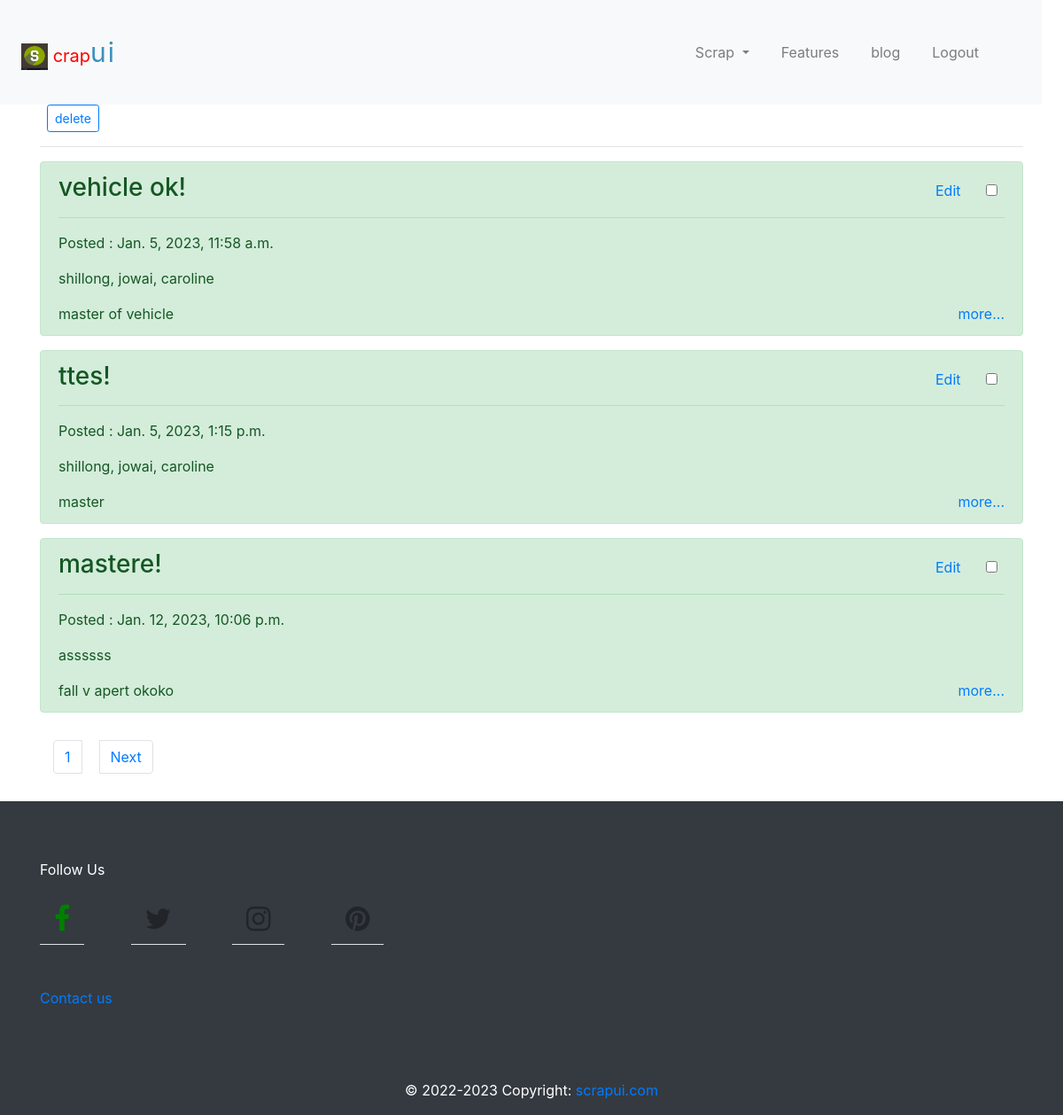
Page /listscrap/ (signed in) on the earlier database version.
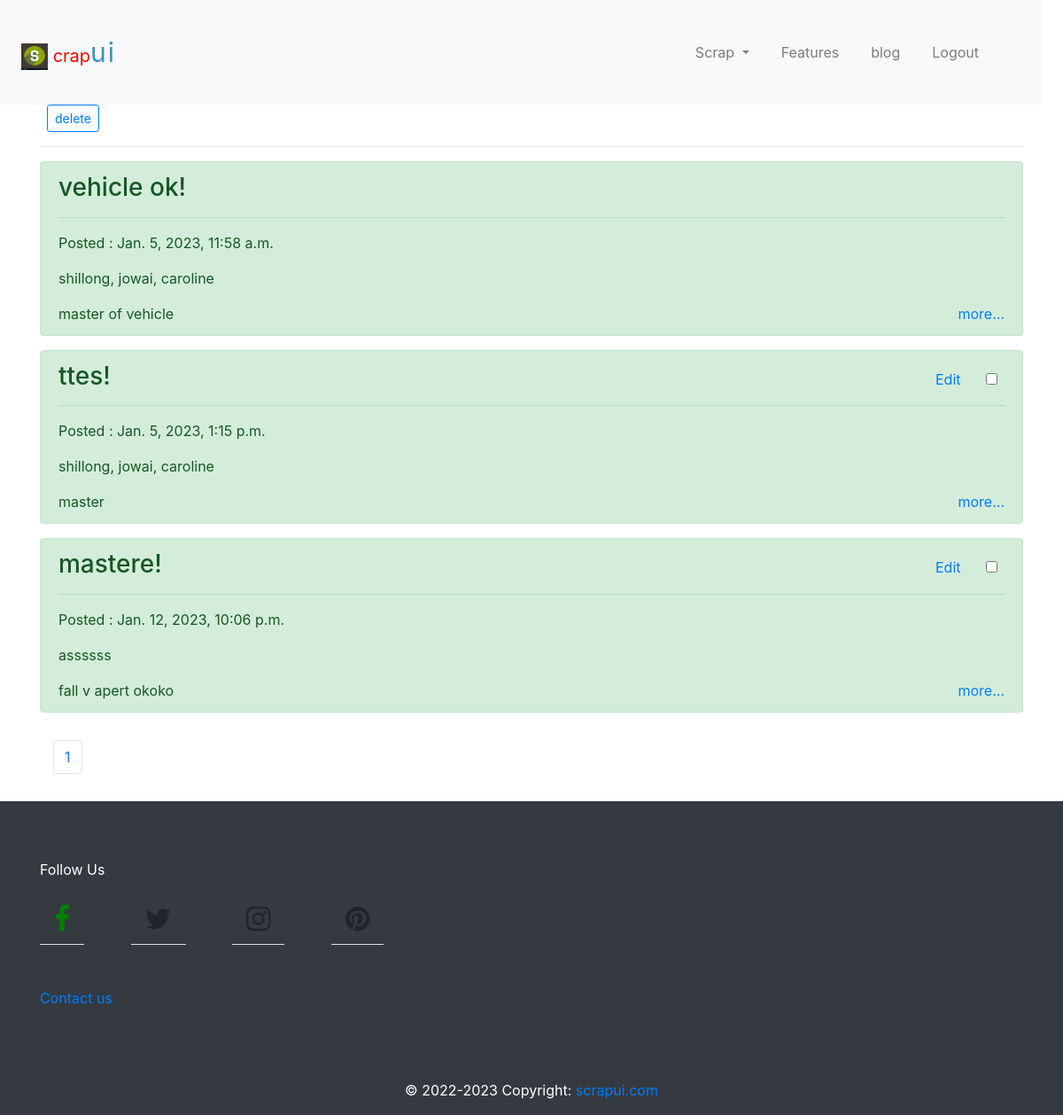
Same page on the later database version.
### scrapui/models.py (models this page shows, shortened)
class ScrapItem(models.Model ) :
    regex = RegexValidator(regex=r"(0|91)?[6-9][0-9]{9}",message='Invalid phone number ')
    name = models.CharField(max_length=100)
    user = models.ForeignKey( User , on_delete=models.CASCADE )
    address = models.CharField(max_length=100, blank=False)
    phone = models.CharField(validators=[regex] ,max_length=12)
    descriptive = models.TextField()
    zip  = models.IntegerField()
    status = models.BooleanField(default=False)
    images = models.ImageField( upload_to ="scrapui/")
    created   = models.DateTimeField( auto_now_add=True )
    updated   = models.DateTimeField( auto_now=True )

### scrapui/views.py (the view, shortened to what this page needs)
# urls.py: path('listscrap/' , listscrap , name='listscrap') ,
def listscrap( request ) :
    template = 'scrapui/listscrap.html'
    context = {}
    scrap = ScrapItem.objects.filter(status=False)
    page = Paginator(scrap , 3 )
    number_page = request.GET.get('page',1)
    try:
        p_n = page.get_page( number_page )
    except PageNotAnInteger :
        p_n = p.page(1)
    except Emptypage :
        p_n = p.page(p.num_pages)
    context['page'] = p_n
    context['scrap'] = scrap
    return render( request , template , context )

### scrapui/templates/scrapui/listscrap.html (shortened to what this page needs)
{% extends '../main/main.html' %}
{% block content %}
{% if user.is_authenticated %}
    <div class="container">
    <form method="post" action="">
        <div class="btn-group ">
            <button type="submit" class="btn btn-sm btn-outline-primary ml-2 " id="removeitems">delete</button>
        </div>
        <hr>
        {% for data in page.object_list %}
        <div class="alert alert-success" role="alert">
            {% if data.status == False %}
            <div class="float-right m-2">
                {% if data.user == request.user %}
                <a class="link m-4" href="{% url 'editscrap' data.id %}">Edit</a>
                <input type="checkbox"  name="data" value="{{ data.id }}" id="datadelete" class="floa-right">
                {% endif %}
            </div>
                <h3>{{ data.name }}!</h3>
                <hr>
                <p>Posted : {{ data.created }}</p>
                <p>
                    {{ data.address }}
                </p>
                {{ data.descriptive }}
                <p class="float-right">
                    <a href="{% url 'viewscrap' data.id %}">more...</a>
                </p>
            {% endif %}
        </div>
        {% endfor %}
    </form>
    <ul class="pagination">
        <li class="page-item"><a class="page-link" href="#">{{ page.number }} </a></li>
        {% if page.has_next %}
        <li class="page-item"><a class="page-link" href="?page={{ page.next_page_number}}">Next</a></li>
        {% endif %}
      </ul>
    </div>
{% else %}
    <div class="alert alert-success" role="alert">
        <h3>Welcome!</h3>
        <a href="{% url 'register' %}">Signup</a>
        <a href="{% url 'signin' %}">Login</a>
    </div>
{% endif %}
{% endblock %}

### scrapui/templates/main/main.html (shortened to what this page needs)
{% load static %}
<!DOCTYPE html>
<head>
  <link rel="stylesheet" href="{% static 'css/index.css' %}">
  <link rel="stylesheet" href="https://cdnjs.cloudflare.com/ajax/libs/font-awesome/4.7.0/css/font-awesome.min.css">
  <link rel="stylesheet" href="{% static 'css/bootstrap4.css' %}">
</head>
  <body>
    <nav class="navbar navbar-light bg-light navbar-expand-sm p-4 mr-4">
      <a class="navbar-brand active" href="{% url 'home' %}">
        <img width="30" height="30" alt="logo">
        <span class="logo-name">crap<span class="title">ui</span> </span>
      </a>
      <div class="collapse navbar-collapse conatiner" id="navbar-list-2">
        <ul class="navbar-nav mr-4 ml-auto">
          {% if request.user.is_authenticated %}
          <li class="nav-item dropdown">
            <a class="nav-link dropdown-toggle " href="#" id="navbarDropdownMenuLink" role="button" data-toggle="dropdown" aria-haspopup="true" aria-expanded="false">
              Scrap
            </a>
          </li>
          <li class="nav-item">
            <a class="nav-link" href="{% url 'feature'%}">Features</a>
          </li>
          <li class="nav-item">
            <a class="nav-link" href="{% url 'blog' %}">blog</a>
          </li>
          <li class="nav-item">
            <a class="nav-link" href="{% url 'logout' %}">Logout</a>
          </li>
          {% endif %}
        </ul>
      </div>
    </nav>
      <div class="conatiner">
        {% block content %}
        {% endblock %}
      </div>
    <footer class="page-footer font-small bg-dark">
      <hr class="clearfix ">
      <div class="container">
        <div class="row">
          <div class="col-md-12 py-5">
            <div class="mb-5 flex-center">
              <p class="text-white">Follow Us </p>
              <a class="fb-ic">
                <i class="fa fa-facebook-f fa-lg  white-text mr-md-5 mr-3 fa-2x border-bottom p-3" style="color: green;"> </i>
              </a>
              <a class="tw-ic">
                <i class="fa fa-twitter fa-lg white-text mr-md-5 mr-3 fa-2x border-bottom p-3"> </i>
              </a>
              <a class="ins-ic">
                <i class="fa fa-instagram fa-lg white-text mr-md-5 mr-3 fa-2x border-bottom p-3"> </i>
              </a>
              <a class="pin-ic">
                <i class="fa fa-pinterest fa-lg white-text fa-2x border-bottom p-3"> </i>
              </a>
            </div>
            <p>
              <a class="text-primary" style="text-decoration: none;" href="{% url 'contact' %} ">Contact us</a>
            </p>
          </div>
        </div>
      </div>
      <div class="footer-copyright text-white text-center py-3">© 2022-2023 Copyright:
        <a class="text-primary" style="text-decoration: none;" href="{% url 'home' %}"> scrapui.com</a>
      </div>
    </footer>
  </body>
</html>

### scrapui/static/css/index.css (style rules this page uses)
* { margin: 0; padding: 0; box-sizing: border-box; }
body { font-family: sans-serif; background: var(--base-theme); color: var(--color-theme); }
ul { margin: 5px; padding: 5px; list-style: none; }
ul li { margin: 5px; padding: 5px; }
.logo-name { color: red ; }
.logo-name .title { color :#3991bd ; font-size: 1.5em; letter-spacing: 2px; animation: ui infinite 5s; }

Differences in the rows shown:
changed ScrapItem "vehicle ok": user_id 1 → 2 (drawn); data "☐" → (not shown)
Other differences:
text no longer shown: "Next"
